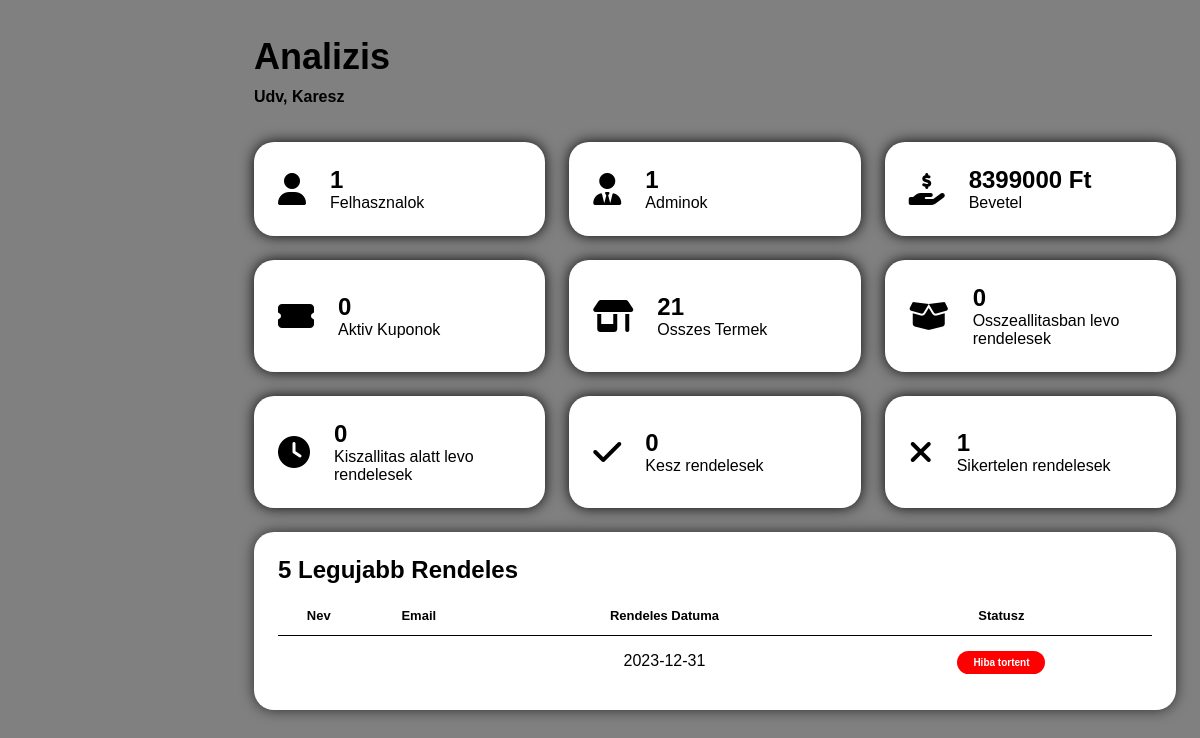
Page /adminpages/admin.php (signed in) on the committed database.
### tables this page shows
CREATE TABLE `users` (
  `id` int(11) NOT NULL,
  `name` varchar(1000) NOT NULL,
  `email` varchar(1000) NOT NULL,
  `passhash` varchar(1000) NOT NULL
);

CREATE TABLE `orders` (
  `id` int(11) NOT NULL,
  `code` varchar(10) NOT NULL,
  `products` varchar(1000) NOT NULL,
  `order_email` varchar(1000) NOT NULL,
  `order_tel` varchar(1000) NOT NULL,
  `order_name` varchar(1000) NOT NULL,
  `order_address` varchar(1000) NOT NULL,
  `text` varchar(1000) NOT NULL,
  `pay` varchar(1000) NOT NULL,
  `paycount` int(11) NOT NULL,
  `date` date NOT NULL,
  `status` varchar(1000) NOT NULL
);

### adminpages/admin.php (the view, shortened to what this page needs)
<?php
    require '../config.php';
    $userid = $_SESSION['id'];
    $lekerd = 'SELECT * FROM users WHERE id='.$userid;
    $talalt = $conn->query($lekerd);
    $admin = $talalt->fetch_assoc();
?>
<!DOCTYPE html>
<html lang="hu">
<head>
    <link rel="stylesheet" href="../assets/css/all-style.css">
    <link rel="stylesheet" href="css/admin-style.css">
    <link rel="stylesheet" href="https://cdnjs.cloudflare.com/ajax/libs/font-awesome/6.5.1/css/all.min.css"/>
</head>
<body>
    <div class="content">
        <main>
            <div class="header">
                <div class="left">
                    <h1>Analizis</h1>
                    <h4>Udv, <?= $admin['name']?></h4>
                </div>
            </div>
            <?php
                $lekerd = "SELECT * FROM users";
                $talalt = $conn->query($lekerd);
            ?>
            <ul class="insights">
                <li>
                    <i class="fa-solid fa-user fa-2xl"></i>
                    <span class="info">
                        <h3><?= mysqli_num_rows($talalt)?></h3>
                        <p>Felhasznalok</p>
                    </span>
                </li>
            <?php
                $lekerd = 'SELECT * FROM admins';
                $talalt = $conn->query($lekerd);
            ?>
                <li>
                    <i class="fa-solid fa-user-tie fa-2xl"></i>
                    <span class="info">
                        <h3><?= mysqli_num_rows($talalt)?></h3>
                        <p>Adminok</p>
                    </span>
                </li>
            <?php
                $lekerd = 'SELECT SUM(price) FROM checks';
                $talalt = $conn->query($lekerd);
                $sum = mysqli_fetch_array($talalt)
            ?>
                <li>
                    <i class="fa-solid fa-hand-holding-dollar fa-2xl"></i>
                    <span class="info">
                        <h3><?php if($sum['SUM(price)'] == 0){ echo'0';}else{echo $sum['SUM(price)']; }?> Ft</h3>
                        <p>Bevetel</p>
                    </span>
                </li>
            <?php
                $lekerd = 'SELECT * FROM cupons';
                $talalt = $conn->query($lekerd);
            ?>
                <li>
                    <i class="fa-solid fa-ticket-simple fa-2xl"></i>
                    <span class="info">
                        <h3><?= mysqli_num_rows($talalt)?></h3>
                        <p>Aktiv Kuponok</p>
                    </span>
                </li>
            <?php
            $lekerd = 'SELECT * FROM products';
            $talalt = $conn->query($lekerd);
            ?>
                <li>
                    <i class="fa-solid fa-shop fa-2xl"></i>
                    <span class="info">
                        <h3><?= mysqli_num_rows($talalt)?></h3>
                        <p>Osszes Termek</p>
                    </span>
                </li>
            <?php
                $lekerd = 'SELECT * FROM orders WHERE status="pending"';
                $talalt = $conn->query($lekerd);
            ?>
                <li>
                    <i class="fa-solid fa-box-open fa-2xl"></i>
                    <span class="info">
                        <h3><?= mysqli_num_rows($talalt)?></h3>
                        <p>Osszeallitasban levo rendelesek</p>
                    </span>
                </li>
            <?php
                $lekerd = 'SELECT * FROM orders WHERE status="process"';
                $talalt = $conn->query($lekerd);
            ?>
                <li>
                    <i class="fa-solid fa-clock fa-2xl"></i>
                    <span class="info">
                        <h3><?= mysqli_num_rows($talalt)?></h3>
                        <p>Kiszallitas alatt levo rendelesek</p>
                    </span>
                </li>
            <?php
                $lekerd = 'SELECT * FROM orders WHERE status="completed"';
                $talalt = $conn->query($lekerd);
            ?>
                <li>
                    <i class="fa-solid fa-check fa-2xl"></i>
                    <span class="info">
                        <h3><?= mysqli_num_rows($talalt)?></h3>
                        <p>Kesz rendelesek</p>
                    </span>
                </li>
            <?php
                $lekerd = 'SELECT * FROM orders WHERE status="failed"';
                $talalt = $conn->query($lekerd);
            ?>
                <li>
                    <i class="fa-solid fa-xmark fa-2xl"></i>
                    <span class="info">
                        <h3><?= mysqli_num_rows($talalt)?></h3>
                        <p>Sikertelen rendelesek</p>
                    </span>
                </li>
            </ul>
            <div class="bottom-data">
                <div class="orders">
                    <div class="header">
                        <h3>5 Legujabb Rendeles</h3>
                    </div>
                    <table>
                        <thead>
                            <tr>
                                <th>Nev</th>
                                <th>Email</th>
                                <th>Rendeles Datuma</th>
                                <th>Statusz</th>
                            </tr>
                        </thead>
                        <tbody>
                        <?php
                            $lekerd = 'SELECT * FROM orders ORDER BY id DESC LIMIT 5 ';
                            $talalt = $conn->query($lekerd);
                            while($rendeles = $talalt->fetch_assoc()){
                        ?>
                            <tr>
                                <td><?= $rendeles['order_name']?></td>
                                <td><?= $rendeles['order_email']?></td>
                                <td><?=$rendeles['date']?></td>
                                <td><span class="status <?=$rendeles['status']?>"><?php
                                switch ($rendeles['status']) {
                                    case 'failed':
                                        echo 'Hiba tortent';
                                        break;
                                }
                            ?></span></td>
                            </tr>
                            <?php } ?>
                        </tbody>
                    </table>
                </div>
            </div>
        </main>
    </div>
</body>
</html>

### assets/css/all-style.css (style rules this page uses)
* { margin: 0; padding: 0; box-sizing: border-box; font-family: "Muli-Regular"; }
body { background-color: gray; }

### adminpages/css/admin-style.css (style rules this page uses)
* { margin: 0; padding: 0; box-sizing: border-box; font-family: 'Poppins', sans-serif; }
li { list-style: none; }
.content { position: relative; width: calc(100% - 230px); left: 230px; transition: all 0.3s ease; }
.content main { width: 100%; padding: 36px 24px; max-height: calc(100vh - 56px); }
.content main .header { display: flex; align-items: center; justify-content: space-between; grid-gap: 16px; flex-wrap: wrap; }
.content main .header .left h1 { font-size: 36px; font-weight: 600; margin-bottom: 10px; color: black; }
.content main .insights { display: grid; grid-template-columns: repeat(auto-fit, minmax(240px, 1fr)); grid-gap: 24px; margin-top: 36px; }
.content main .insights li { padding: 24px; background: white; box-shadow: 0 0 14px rgba(0, 0, 0, 0.925); border-radius: 20px; display: flex; align-items: center; grid-gap: 24px; }
.content main .insights li .info h3 { font-size: 24px; font-weight: 600; color: black; }
.content main .bottom-data { display: flex; flex-wrap: wrap; grid-gap: 24px; margin-top: 24px; width: 100%; color: black; }
.content main .bottom-data>div { border-radius: 20px; background-color: white; box-shadow:0 0 14px rgba(0, 0, 0, 0.658); padding: 24px; overflow-x: auto; }
.content main .bottom-data .header { display: flex; align-items: center; grid-gap: 16px; margin-bottom: 24px; }
.content main .bottom-data .header h3 { margin-right: auto; font-size: 24px; font-weight: 600; }
.content main .bottom-data .orders { flex-grow: 1; flex-basis: 500px; }
.content main .bottom-data .orders table { width: 100%; border-collapse: collapse; }
.content main .bottom-data .orders table th { padding-bottom: 12px; font-size: 13px; text-align: left; border-bottom: 1px solid black; text-align: center; }
.content main .bottom-data .orders table td { padding: 16px 0; text-align: center; }
.content main .bottom-data .orders table tr td:first-child { text-align: center; display: flex; align-items: center; grid-gap: 12px; padding-left: 6px; }
.content main .bottom-data .orders table tr td .status { text-align: center; font-size: 10px; padding: 6px 16px; color: white; border-radius: 20px; font-weight: 700; }
.content main .bottom-data .orders table tr td .status.failed { background: red; }
.failed { font-weight: 600; color: red; }

### rows in the picture
users: name "Karesz"
orders: date "2023-12-31", status "Hiba tortent"

### other values in the picture
mysqli_num_rows($talalt) "1"
$sum['SUM(price)'] "8399000"
mysqli_num_rows($talalt) "0"
mysqli_num_rows($talalt) "21"
